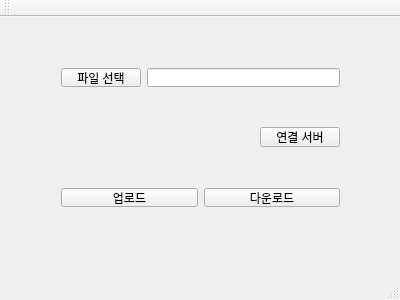
<?xml version="1.0" encoding="UTF-8"?>
<ui version="4.0">
 <class>MainWindow</class>
 <widget class="QMainWindow" name="MainWindow">
  <property name="geometry">
   <rect>
    <x>0</x>
    <y>0</y>
    <width>400</width>
    <height>300</height>
   </rect>
  </property>
  <property name="windowTitle">
   <string>MainWindow</string>
  </property>
  <widget class="QWidget" name="centralWidget">
   <widget class="QWidget" name="horizontalLayoutWidget">
    <property name="geometry">
     <rect>
      <x>50</x>
      <y>40</y>
      <width>301</width>
      <height>41</height>
     </rect>
    </property>
    <layout class="QHBoxLayout" name="horizontalLayout">
     <item>
      <widget class="QPushButton" name="pushButton_3">
       <property name="text">
        <string>파일 선택</string>
       </property>
      </widget>
     </item>
     <item>
      <widget class="QLineEdit" name="lineEdit"/>
     </item>
    </layout>
   </widget>
   <widget class="QWidget" name="horizontalLayoutWidget_3">
    <property name="geometry">
     <rect>
      <x>50</x>
      <y>160</y>
      <width>301</width>
      <height>41</height>
     </rect>
    </property>
    <layout class="QHBoxLayout" name="horizontalLayout_3">
     <item>
      <widget class="QPushButton" name="pushButton">
       <property name="text">
        <string>업로드</string>
       </property>
      </widget>
     </item>
     <item>
      <widget class="QPushButton" name="pushButton_2">
       <property name="text">
        <string>다운로드</string>
       </property>
      </widget>
     </item>
    </layout>
   </widget>
   <widget class="QPushButton" name="pushButton_4">
    <property name="geometry">
     <rect>
      <x>260</x>
      <y>110</y>
      <width>80</width>
      <height>20</height>
     </rect>
    </property>
    <property name="text">
     <string>연결 서버</string>
    </property>
   </widget>
  </widget>
  <widget class="QMenuBar" name="menuBar">
   <property name="geometry">
    <rect>
     <x>0</x>
     <y>0</y>
     <width>400</width>
     <height>20</height>
    </rect>
   </property>
  </widget>
  <widget class="QToolBar" name="mainToolBar">
   <attribute name="toolBarArea">
    <enum>TopToolBarArea</enum>
   </attribute>
   <attribute name="toolBarBreak">
    <bool>false</bool>
   </attribute>
  </widget>
  <widget class="QStatusBar" name="statusBar"/>
 </widget>
 <layoutdefault spacing="6" margin="11"/>
 <resources/>
 <connections/>
</ui>
